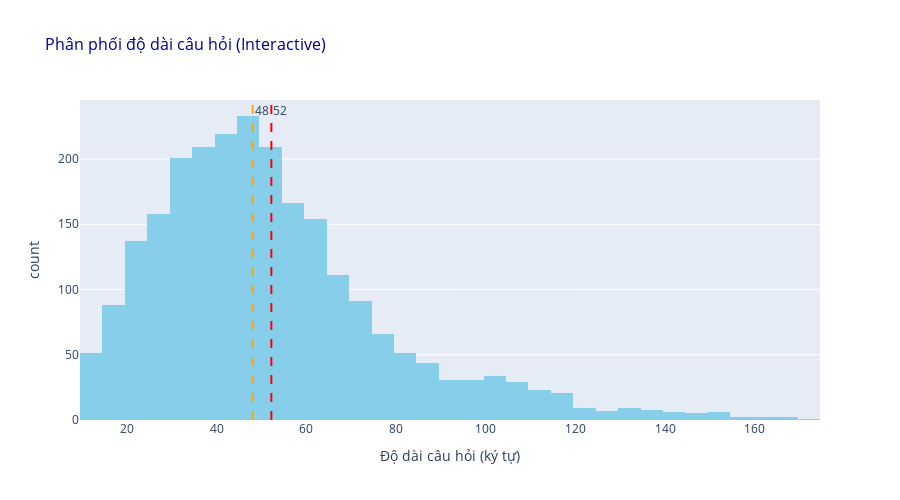
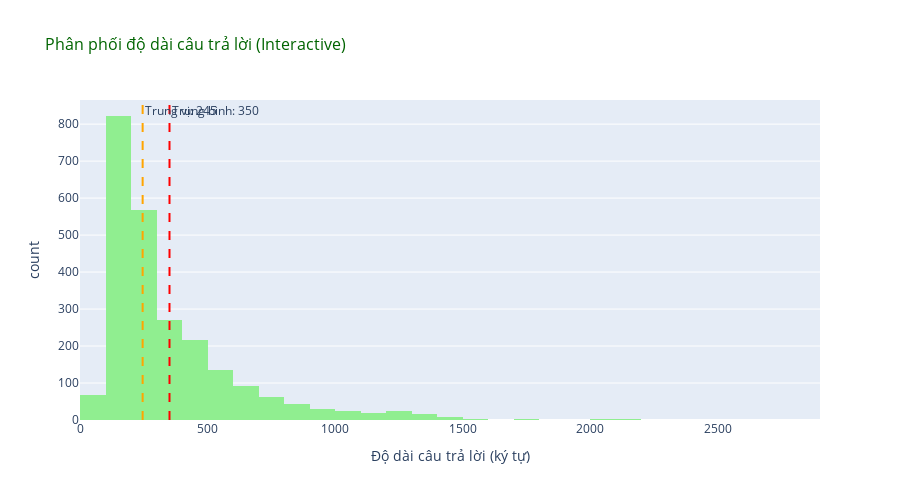

Notebook code cell kept with these figures, in order:
### Code cell
# Tạo biểu đồ interactive với Plotly cho phân tích độ dài
print("📊 TẠO BIỂU ĐỒ INTERACTIVE CHO PHÂN TÍCH ĐỘ DÀI")
print("=" * 60)

# 1. Histogram interactive cho độ dài câu hỏi
fig1 = px.histogram(
    df, 
    x='Question_Length',
    nbins=50,
    title='Phân phối độ dài câu hỏi (Interactive)',
    labels={'Question_Length': 'Độ dài câu hỏi (ký tự)', 'count': 'Tần suất'},
    color_discrete_sequence=['skyblue']
)

fig1.add_vline(x=df['Question_Length'].mean(), line_dash="dash", line_color="red",
               annotation_text=f"{df['Question_Length'].mean():.0f}")
fig1.add_vline(x=df['Question_Length'].median(), line_dash="dash", line_color="orange",
               annotation_text=f"{df['Question_Length'].median():.0f}")

fig1.update_layout(
    height=500,
    title_font_size=16,
    title_font_color='darkblue'
)
fig1.show()

# 2. Histogram interactive cho độ dài câu trả lời
fig2 = px.histogram(
    df, 
    x='Answer_Length',
    nbins=50,
    title='Phân phối độ dài câu trả lời (Interactive)',
    labels={'Answer_Length': 'Độ dài câu trả lời (ký tự)', 'count': 'Tần suất'},
    color_discrete_sequence=['lightgreen']
)

fig2.add_vline(x=df['Answer_Length'].mean(), line_dash="dash", line_color="red",
               annotation_text=f"Trung bình: {df['Answer_Length'].mean():.0f}")
fig2.add_vline(x=df['Answer_Length'].median(), line_dash="dash", line_color="orange",
               annotation_text=f"Trung vị: {df['Answer_Length'].median():.0f}")

fig2.update_layout(
    height=500,
    title_font_size=16,
    title_font_color='darkgreen'
)
fig2.show()

# 3. Scatter plot interactive với màu theo category
fig3 = px.scatter(
    df, 
    x='Question_Length', 
    y='Answer_Length',
    color='Category',
    title='Mối quan hệ độ dài câu hỏi và câu trả lời theo Category',
    labels={'Question_Length': 'Độ dài câu hỏi (ký tự)', 
            'Answer_Length': 'Độ dài câu trả lời (ký tự)'},
    hover_data=['Topic', 'Question_Word_Count', 'Answer_Word_Count']
)

# Thêm trendline
fig3.add_traces(px.scatter(df, x='Question_Length', y='Answer_Length', 
                          trendline="ols", color_discrete_sequence=['red']).data)

fig3.update_layout(
    height=600,
    title_font_size=16,
    title_font_color='darkpurple'
)
fig3.show()

# 4. Box plot interactive theo category
fig4 = px.box(
    df, 
    x='Category', 
    y='Question_Length',
    title='Phân phối độ dài câu hỏi theo Category (Interactive)',
    labels={'Question_Length': 'Độ dài câu hỏi (ký tự)', 'Category': 'Category'}
)

fig4.update_layout(
    height=500,
    title_font_size=16,
    title_font_color='darkorange'
)
fig4.update_xaxes(tickangle=45)
fig4.show()

# 5. Violin plot để hiển thị phân phối chi tiết
fig5 = px.violin(
    df, 
    x='Category', 
    y='Answer_Length',
    title='Phân phối chi tiết độ dài câu trả lời theo Category',
    labels={'Answer_Length': 'Độ dài câu trả lời (ký tự)', 'Category': 'Category'},
    box=True
)

fig5.update_layout(
    height=500,
    title_font_size=16,
    title_font_color='darkred'
)
fig5.update_xaxes(tickangle=45)
fig5.show()

print("✅ Đã tạo thành công các biểu đồ interactive cho phân tích độ dài!")
print("📊 Bao gồm:")
print("   - Histogram độ dài câu hỏi")
print("   - Histogram độ dài câu trả lời")
print("   - Scatter plot mối quan hệ Q&A")
print("   - Box plot theo Category")
print("   - Violin plot phân phối chi tiết")
print("\n💡 Tính năng interactive:")
print("   - Zoom và pan")
print("   - Hover để xem chi tiết")
print("   - Click để highlight")
print("   - Download ảnh chất lượng cao")

### Figure 1 — Plotly figure (JSON) as saved in the notebook; plotly's stock layout.template omitted (floating-point values rounded to 4 significant figures; data arrays with more than 128 entries replaced by an {"elided": "..."} marker saying what was removed)
{"data": [{"bingroup": "x", "hovertemplate": "Độ dài câu hỏi (ký tự)=%{x}<br>count=%{y}<extra></extra>", "legendgroup": "", "marker": {"color": "skyblue", "pattern": {"shape": ""}}, "name": "", "nbinsx": 50, "orientation": "v", "showlegend": false, "type": "histogram", "x": {"elided": "2414 int values"}, "xaxis": "x", "yaxis": "y"}], "layout": {"annotations": [{"showarrow": false, "text": "52", "x": 52.17, "xanchor": "left", "xref": "x", "y": 1, "yanchor": "top", "yref": "y domain"}, {"showarrow": false, "text": "48", "x": 48, "xanchor": "left", "xref": "x", "y": 1, "yanchor": "top", "yref": "y domain"}], "barmode": "relative", "height": 500, "legend": {"tracegroupgap": 0}, "shapes": [{"line": {"color": "red", "dash": "dash"}, "type": "line", "x0": 52.17, "x1": 52.17, "xref": "x", "y0": 0, "y1": 1, "yref": "y domain"}, {"line": {"color": "orange", "dash": "dash"}, "type": "line", "x0": 48, "x1": 48, "xref": "x", "y0": 0, "y1": 1, "yref": "y domain"}], "title": {"font": {"color": "darkblue", "size": 16}, "text": "Phân phối độ dài câu hỏi (Interactive)"}, "xaxis": {"anchor": "y", "domain": [0, 1], "title": {"text": "Độ dài câu hỏi (ký tự)"}}, "yaxis": {"anchor": "x", "domain": [0, 1], "title": {"text": "count"}}}}

### Figure 2 — Plotly figure (JSON) as saved in the notebook; plotly's stock layout.template omitted (floating-point values rounded to 4 significant figures; data arrays with more than 128 entries replaced by an {"elided": "..."} marker saying what was removed)
{"data": [{"bingroup": "x", "hovertemplate": "Độ dài câu trả lời (ký tự)=%{x}<br>count=%{y}<extra></extra>", "legendgroup": "", "marker": {"color": "lightgreen", "pattern": {"shape": ""}}, "name": "", "nbinsx": 50, "orientation": "v", "showlegend": false, "type": "histogram", "x": {"elided": "2414 int values"}, "xaxis": "x", "yaxis": "y"}], "layout": {"annotations": [{"showarrow": false, "text": "Trung bình: 350", "x": 350.2, "xanchor": "left", "xref": "x", "y": 1, "yanchor": "top", "yref": "y domain"}, {"showarrow": false, "text": "Trung vị: 245", "x": 245, "xanchor": "left", "xref": "x", "y": 1, "yanchor": "top", "yref": "y domain"}], "barmode": "relative", "height": 500, "legend": {"tracegroupgap": 0}, "shapes": [{"line": {"color": "red", "dash": "dash"}, "type": "line", "x0": 350.2, "x1": 350.2, "xref": "x", "y0": 0, "y1": 1, "yref": "y domain"}, {"line": {"color": "orange", "dash": "dash"}, "type": "line", "x0": 245, "x1": 245, "xref": "x", "y0": 0, "y1": 1, "yref": "y domain"}], "title": {"font": {"color": "darkgreen", "size": 16}, "text": "Phân phối độ dài câu trả lời (Interactive)"}, "xaxis": {"anchor": "y", "domain": [0, 1], "title": {"text": "Độ dài câu trả lời (ký tự)"}}, "yaxis": {"anchor": "x", "domain": [0, 1], "title": {"text": "count"}}}}
